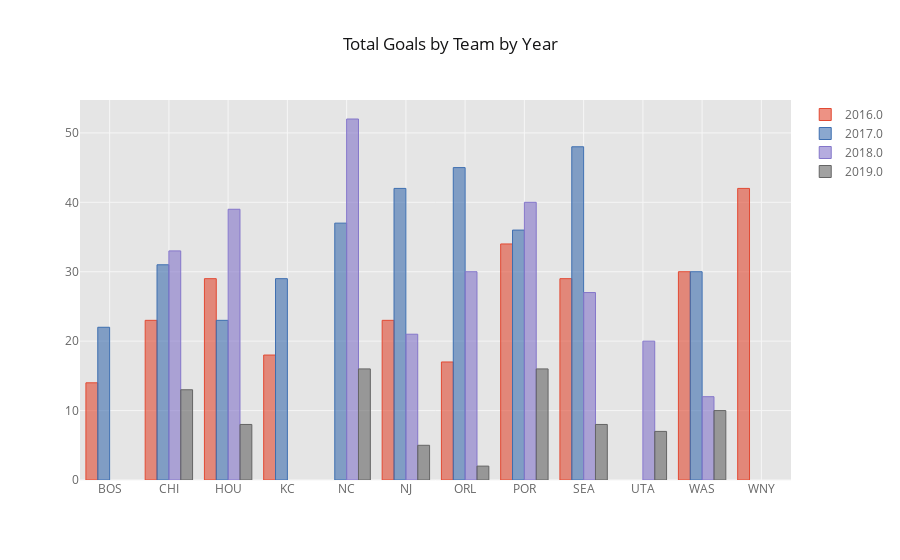

Notebook code for this chart:
### Markdown cell above
## Visualizations

### Code cell
drop_cols = ['Games Played', 'Games Started', 'Minutes Played']
totals = nwsl.drop(drop_cols, axis = 1).groupby(['Team', 'Season']).sum()
tester = totals[['Goals']].unstack()
tester.columns = tester.columns.get_level_values(1)
tester.iplot(kind = 'bar', title = 'Total Goals by Team by Year')

### Figure 1 — Plotly figure (JSON) as saved in the notebook; plotly's stock layout.template omitted (floating-point values rounded to 4 significant figures)
{"data": [{"marker": {"color": "rgba(226, 74, 51, 0.6)", "line": {"color": "rgba(226, 74, 51, 1.0)", "width": 1}}, "name": "2016.0", "orientation": "v", "text": "", "type": "bar", "uid": "536c0a62-1c73-4d8f-8cc2-d75a74b7bc70", "x": ["BOS", "CHI", "HOU", "KC", "NC", "NJ", "ORL", "POR", "SEA", "UTA", "WAS", "WNY"], "y": [14, 23, 29, 18, "", 23, 17, 34, 29, "", 30, 42]}, {"marker": {"color": "rgba(62, 111, 176, 0.6)", "line": {"color": "rgba(62, 111, 176, 1.0)", "width": 1}}, "name": "2017.0", "orientation": "v", "text": "", "type": "bar", "uid": "58e1c655-15f2-4b1a-8f01-dc9e5b892ed9", "x": ["BOS", "CHI", "HOU", "KC", "NC", "NJ", "ORL", "POR", "SEA", "UTA", "WAS", "WNY"], "y": [22, 31, 23, 29, 37, 42, 45, 36, 48, "", 30, ""]}, {"marker": {"color": "rgba(132, 118, 202, 0.6)", "line": {"color": "rgba(132, 118, 202, 1.0)", "width": 1}}, "name": "2018.0", "orientation": "v", "text": "", "type": "bar", "uid": "90d6e2aa-94c4-4539-8c3a-6924832566ac", "x": ["BOS", "CHI", "HOU", "KC", "NC", "NJ", "ORL", "POR", "SEA", "UTA", "WAS", "WNY"], "y": ["", 33, 39, "", 52, 21, 30, 40, 27, 20, 12, ""]}, {"marker": {"color": "rgba(101, 101, 101, 0.6)", "line": {"color": "rgba(101, 101, 101, 1.0)", "width": 1}}, "name": "2019.0", "orientation": "v", "text": "", "type": "bar", "uid": "33ecb6b0-b998-4cdc-a2dc-fa20cc442f2c", "x": ["BOS", "CHI", "HOU", "KC", "NC", "NJ", "ORL", "POR", "SEA", "UTA", "WAS", "WNY"], "y": ["", 13, 8, "", 16, 5, 2, 16, 8, 7, 10, ""]}], "layout": {"legend": {"bgcolor": "#FFFFFF", "font": {"color": "#666666"}}, "paper_bgcolor": "#FFFFFF", "plot_bgcolor": "#E5E5E5", "title": {"font": {"color": "#151516"}, "text": "Total Goals by Team by Year"}, "xaxis": {"gridcolor": "#F6F6F6", "showgrid": true, "tickfont": {"color": "#666666"}, "title": {"font": {"color": "#666666"}, "text": ""}, "zerolinecolor": "#F6F6F6"}, "yaxis": {"gridcolor": "#F6F6F6", "showgrid": true, "tickfont": {"color": "#666666"}, "title": {"font": {"color": "#666666"}, "text": ""}, "zerolinecolor": "#F6F6F6"}}}
